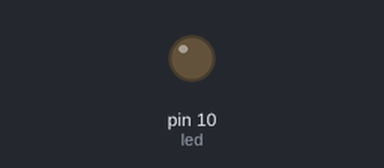
Simulated run of this sketch. Board: Arduino Uno, built with avr-gcc and run on an emulated ATmega328P. Parts: output pins drawn as LEDs (lit = HIGH).

Above: at 0.05 s.
At 1.2 s:
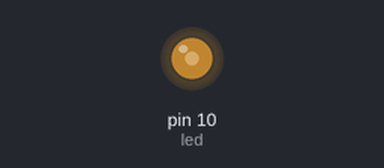
At 2.35 s:
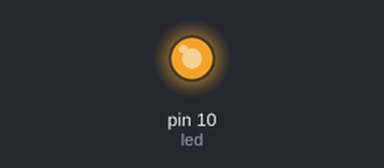
At 4.7 s:
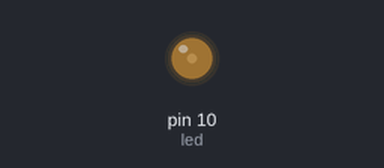
Timing chart, 0 to 6.7 s (numbered marks = the images above):
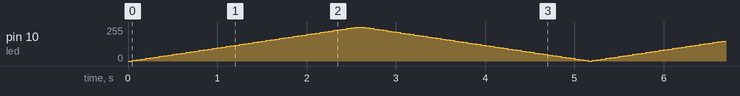

The sketch:

1.4_PWM.ino
```cpp
int led =10;
int i;
void setup() {
  // put your setup code here, to run once:
 pinMode(led,OUTPUT);
}

void loop() {
  // put your main code here, to run repeatedly:
  for(i=0; i<=255; i=i+5)
  {
 analogWrite(led,i);
 delay(50);
  }


  for(i=255; i>0; i=i-5)
  {
 analogWrite(led,i);
 delay(50);
  }
}
```
